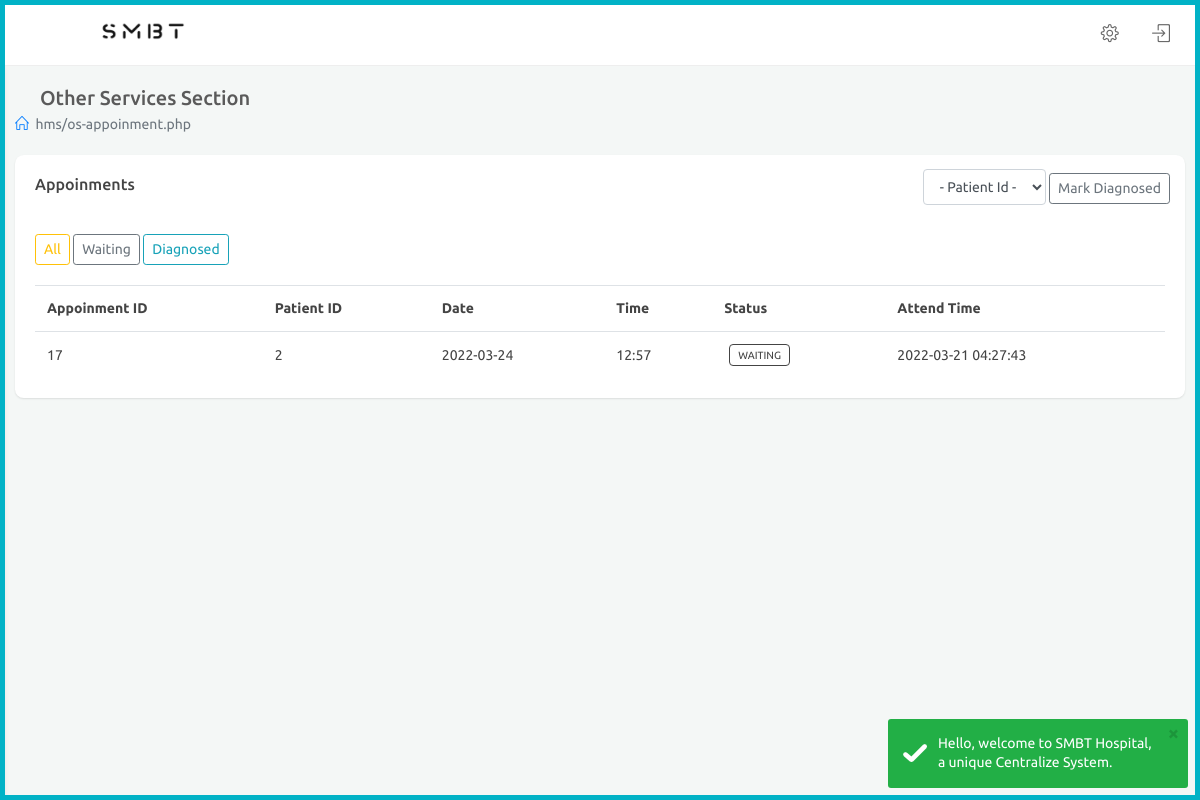
The page /os-appoinment.php (signed in) on the database its author committed.
### tables this page shows
CREATE TABLE `appointment` (
  `apid` int NOT NULL AUTO_INCREMENT,
  `pid` int DEFAULT NULL,
  `requestedDocId` int DEFAULT NULL,
  `requestedServiceId` int DEFAULT NULL,
  `symptomsId` int DEFAULT NULL,
  `disease` varchar(45) DEFAULT NULL,
  `approxScheduledTime` varchar(30) DEFAULT NULL,
  `attendTime` timestamp NULL DEFAULT CURRENT_TIMESTAMP,
  `date` date DEFAULT NULL,
  `status` varchar(45) DEFAULT NULL,
  `discription` varchar(100) DEFAULT NULL,
  PRIMARY KEY (`apid`),
  UNIQUE KEY `apid_UNIQUE` (`apid`),
  KEY `appatient_idx` (`pid`),
  KEY `requestdoc_idx` (`requestedDocId`),
  KEY `requestservice_idx` (`requestedServiceId`),
  KEY `symptoms_idx` (`symptomsId`),
  CONSTRAINT `appatient` FOREIGN KEY (`pid`) REFERENCES `patient` (`pid`),
  CONSTRAINT `requestdoc` FOREIGN KEY (`requestedDocId`) REFERENCES `hospitalstaff` (`hsid`),
  CONSTRAINT `requestservice` FOREIGN KEY (`requestedServiceId`) REFERENCES `servicetest` (`stid`),
  CONSTRAINT `symptoms` FOREIGN KEY (`symptomsId`) REFERENCES `symptoms` (`sid`)
);

### os-appoinment.php (the view, shortened to what this page needs)
<?php
  include("include/os-header.php");
  ?>
            <div class="row clearfix">
                <div class="col-lg-12">
                    <div class="card">
                        <div class="header">
                            <h2>Appoinments</h2>
                            <ul class="header-dropdown">
                                <div class="col-sm-13">
                                    <form action="#" method="post">
                                        <li>
                                            <div class="form-group">
                                                <select class="form-control show-tick" name="pid" >
                                                    <option value="">- Patient Id -</option>
                                                </select>
                                            </div>
                                        </li>
                                        <li>
                                            <div class="action">
                                                    <button type="submit" class="btn btn-sm -m2 btn-outline-secondary  js-sweetalert" title="Edit" name="Mark">Mark Diagnosed</button>
                                            </div>
                                        </li>
                                    </form>
                                </div>
                            </ul>
                        </div>
                        <div class="body">
                            <button type="button" class="btn  btn-simple btn-sm btn-outline-warning btn-filter" data-target="all">All</button>
                            <button type="button" class="btn  btn-simple btn-sm btn-outline-secondary btn-filter" data-target="Waiting">Waiting</button>
                            <button type="button" class="btn  btn-simple btn-sm btn-outline-info btn-filter" data-target="Diagnosed">Diagnosed</button>
                            <div class="table-responsive m-t-20">
                                <table class="table table-filter table-hover m-b-0 ">
                                    <tbody>
                                        <tr>
                                            <th>Appoinment ID</th>
                                            <th>Patient ID</th>
                                            <th>Date</th>
                                            <th>Time</th>
                                            <th>Status</th>
                                            <th>Attend Time</th>
                                        </tr>
                                        <?php
                                        $result6= mysqli_query($conn,"SELECT * FROM hospital.appointment where requestedServiceId='7'");
                                        while($result6row=mysqli_fetch_assoc($result6))
                                        {
                                            if($result6row['status']=='Waiting')
                                            {
                                                echo"<tr data-status='Waiting'>";
                                                    echo"<td>". $result6row['apid'] ."</td>";
                                                    echo"<td>". $result6row['pid'] ."</td>";
                                                    echo"<td>". $result6row['date'] ."</td>";
                                                    echo"<td>". $result6row['approxScheduledTime'] ."</td>";
                                                    echo"<td><span class='badge badge-outline-secondary' >". $result6row['status'] ."</span></td>";
                                                    echo"<td>". $result6row['attendTime'] ."</td>";
                                                echo"</tr>";
                                            }
                                        }
                                        ?>
                                    </tbody>
                                </table>
                            </div>
                        </div>
                    </div>
                </div>
            </div>
<?php
  include("include/nurse-footer.php");
  ?>

### assets/css/chatapp.css (style rules this page uses)
.clearfix:after { visibility:hidden;display:block;font-size:0;content:" ";clear:both;height:0 }

### assets/css/color_skins.css (style rules this page uses)
.theme-cyan:before,.theme-cyan:after { background:#01b2c6 }

### rows shown on the page
appointment: apid "17", pid "2", date "2022-03-24", approxScheduledTime "12:57", status "WAITING", attendTime "2022-03-21 04:27:43"

### other values the page prints
$currentPage "hms/os-appoinment.php"
